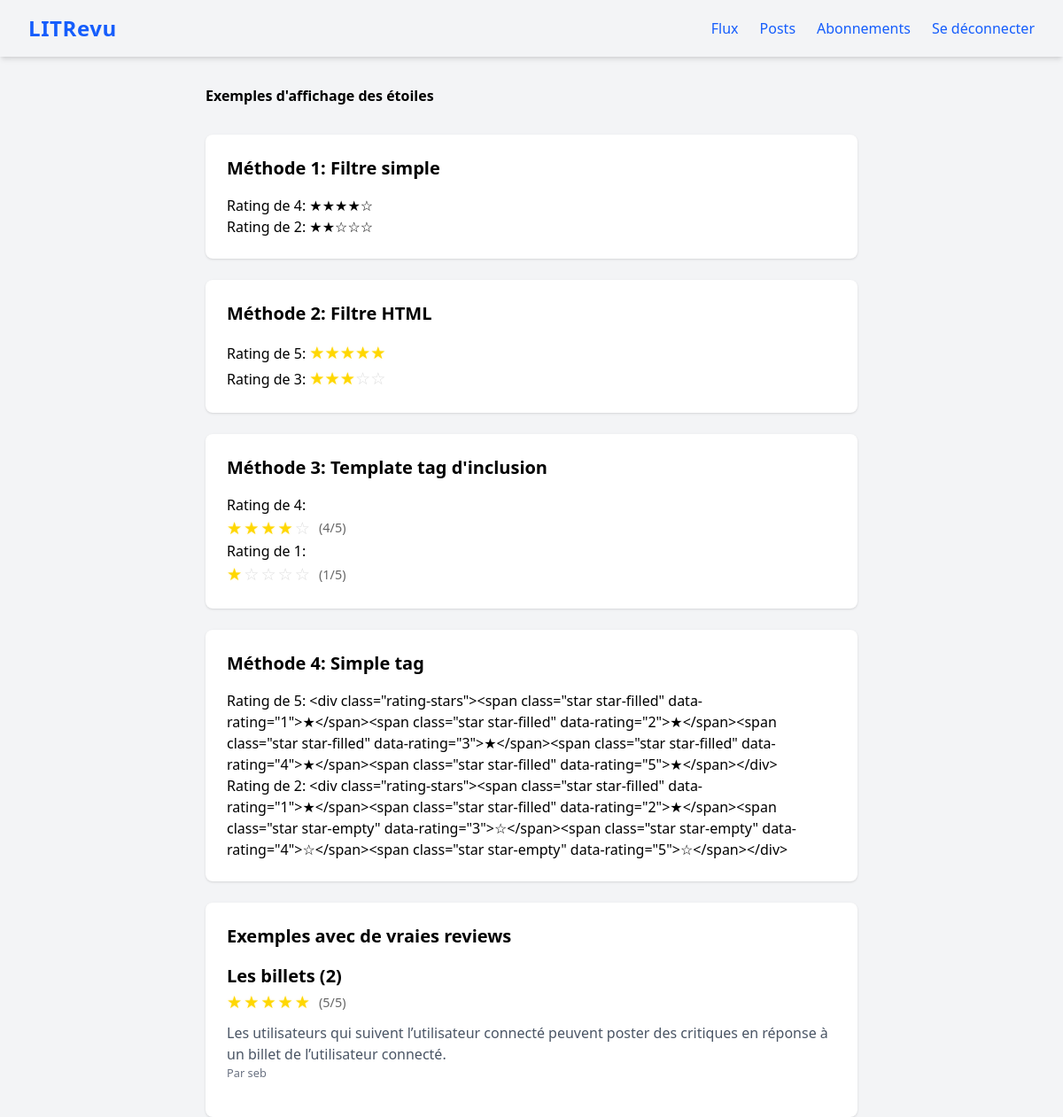
/stars-demo/ (signed in), run on an earlier commit of the app's database.
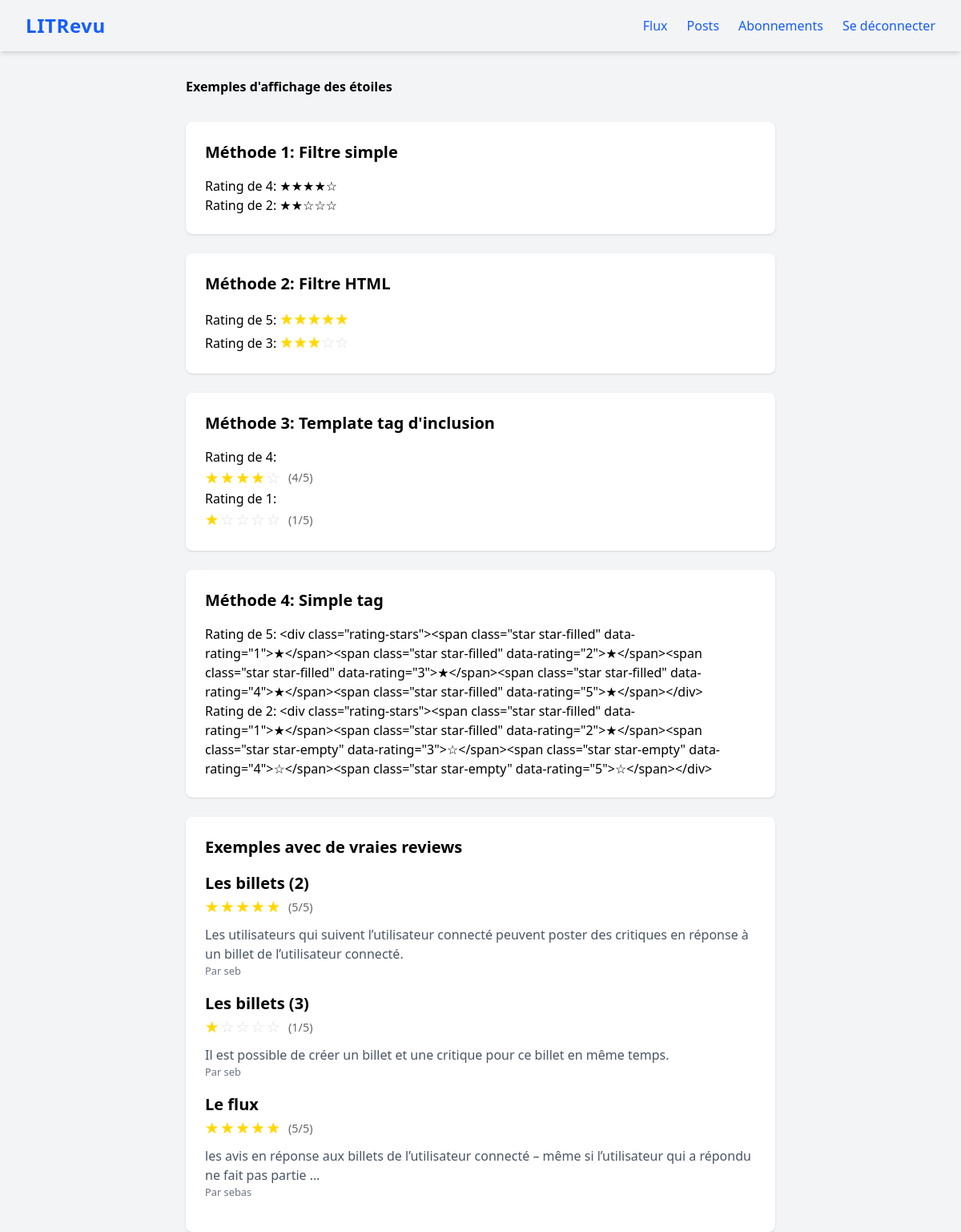
And on a later commit of the database.
### review/models.py (models this page shows, shortened)
class Review(models.Model):
    ticket = models.ForeignKey(
        to=Ticket,
        related_name="reviews",
        on_delete=models.CASCADE
    )
    rating = models.IntegerField(
        validators=[MinValueValidator(0), MaxValueValidator(5)])
    headline = models.CharField(max_length=128)
    body = models.CharField(max_length=8192, blank=True)
    user = models.ForeignKey(
        to=settings.AUTH_USER_MODEL, on_delete=models.CASCADE)
    created = models.DateTimeField(auto_now_add=True)

### authentication/models.py (models this page shows)
class User(AbstractUser):
    follows = models.ManyToManyField(
        'self',
        symmetrical=False,
        verbose_name='suit'
    )

### review/views.py (the view)
# urls.py: path('stars-demo/', review.views.stars_demo, name='stars-demo'),
@login_required
def stars_demo(request):
    reviews = models.Review.objects.select_related('user', 'ticket')[:5]
    return render(request, 'review/stars_demo.html', {
        'reviews': reviews
    })

### review/templatetags/review_extras.py (called while the page is built)
@register.filter
def stars(rating):
    if rating is None:
        return ""
    rating = int(rating)
    full_stars = "★" * rating
    empty_stars = "☆" * (5 - rating)
    return full_stars + empty_stars

@register.filter
def stars_html(rating):
    if rating is None:
        return ""
    rating = int(rating)
    stars_html = ""
    for i in range(1, 6):
        if i <= rating:
            stars_html += '<span class="star filled">★</span>'
        else:
            stars_html += '<span class="star empty">☆</span>'
    return stars_html

@register.inclusion_tag('review/_stars.html')
def display_stars(rating):
    return {'rating': rating}

@register.simple_tag
def rating_stars(rating, max_rating=5):
    if rating is None:
        rating = 0
    rating = min(max(int(rating), 0), max_rating)
    html = '<div class="rating-stars">'
    for i in range(1, max_rating + 1):
        if i <= rating:
            html += (f'<span class="star star-filled" '
                     f'data-rating="{i}">★</span>')
        else:
            html += (f'<span class="star star-empty" '
                     f'data-rating="{i}">☆</span>')
    html += '</div>'
    return html

### review/templates/review/stars_demo.html (shortened to what this page needs)
{% extends 'base.html' %}
{% load review_extras %}
{% load static %}
{% block extra_css %}
<link rel="stylesheet" href="{% static 'review/css/styles.css' %}">
{% endblock %}
{% block content %}
<div class="container mx-auto px-4 py-8">
    <h1 class="text-3xl font-bold mb-8">Exemples d'affichage des étoiles</h1>
    <div class="grid gap-6">
        <div class="bg-white p-6 rounded-lg shadow">
            <h2 class="text-xl font-semibold mb-4">Méthode 1: Filtre simple</h2>
            <p>Rating de 4: {{ 4|stars }}</p>
            <p>Rating de 2: {{ 2|stars }}</p>
        </div>
        <div class="bg-white p-6 rounded-lg shadow">
            <h2 class="text-xl font-semibold mb-4">Méthode 2: Filtre HTML</h2>
            <p>Rating de 5: {{ 5|stars_html|safe }}</p>
            <p>Rating de 3: {{ 3|stars_html|safe }}</p>
        </div>
        <div class="bg-white p-6 rounded-lg shadow">
            <h2 class="text-xl font-semibold mb-4">Méthode 3: Template tag d'inclusion</h2>
            <p>Rating de 4: {% display_stars 4 %}</p>
            <p>Rating de 1: {% display_stars 1 %}</p>
        </div>
        <div class="bg-white p-6 rounded-lg shadow">
            <h2 class="text-xl font-semibold mb-4">Méthode 4: Simple tag</h2>
            <p>Rating de 5: {% rating_stars 5 %}</p>
            <p>Rating de 2: {% rating_stars 2 %}</p>
        </div>
        {% if reviews %}
        <div class="bg-white p-6 rounded-lg shadow">
            <h2 class="text-xl font-semibold mb-4">Exemples avec de vraies reviews</h2>
            {% for review in reviews %}
            <div class="border-b pb-4 mb-4">
                <h3 class="font-bold">{{ review.headline }}</h3>
                {% display_stars review.rating %}
                <p class="text-gray-600 mt-2">{{ review.body|truncatewords:20 }}</p>
                <small class="text-gray-500">Par {{ review.user.username }}</small>
            </div>
            {% endfor %}
        </div>
        {% endif %}
    </div>
</div>
{% endblock %}

### review/templates/review/_stars.html
<div class="rating-display">
    {% for i in "12345" %}
        {% if forloop.counter <= rating %}
            <span class="star filled">★</span>
        {% else %}
            <span class="star empty">☆</span>
        {% endif %}
    {% endfor %}
    <span class="rating-text">({{ rating }}/5)</span>
</div>

What changed in the data, as far as the page shows it:
added Review: headline "Les billets (3)", rating "1", body "Il est possible de créer un billet et une critique pour ce billet en même temps.", user.username "seb"
added Review: headline "Le flux", rating "5", body "les avis en réponse aux billets de l’utilisateur connecté – même si l’utilisateur qui a répondu ne fait pas partie …", user.username "sebas"
